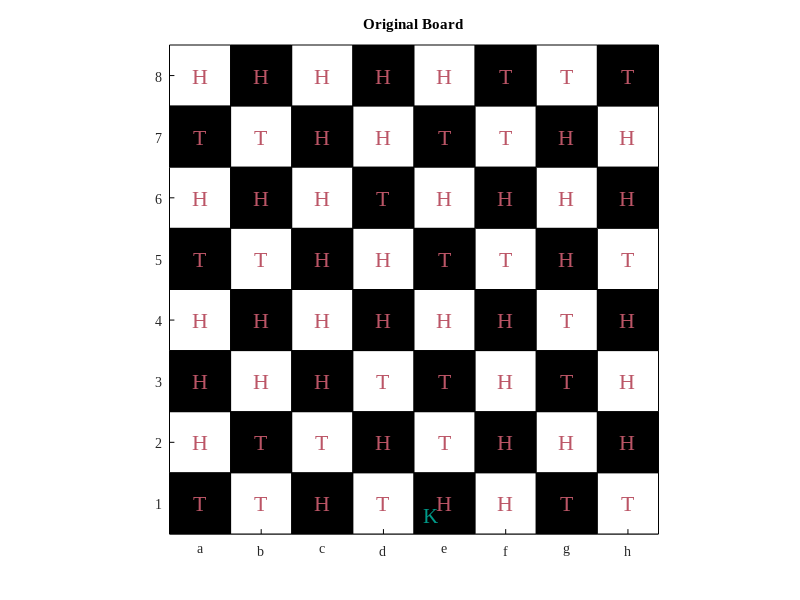
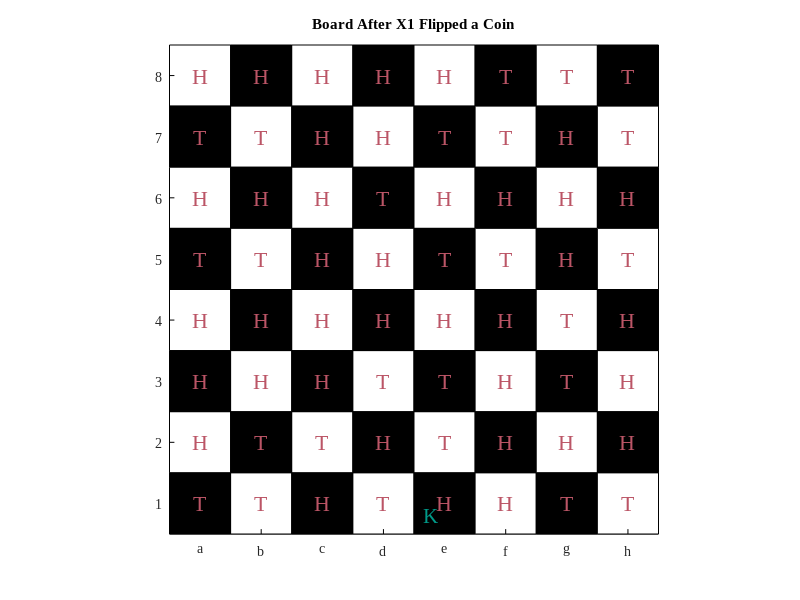

Write the MATLAB code that produced these figures, in order.
%% Q1 - Plot the Board
function Group8_Project()
q4_run_simulation(); % Run the full simulation for the project
end

function plot_board(board,key) % Visualize the 8x8 coin board and highlight the key location
figure;
hold on;
axis equal;
axis([0 8 0 8]);
set(gca, 'xtick', 0.5:1:7.5, 'xticklabel', {'a','b','c','d','e','f','g','h'},'FontName','Times New Roman');
set(gca, 'ytick', 0.5:1:7.5, 'yticklabel', {'1','2','3','4','5','6','7','8'},'FontName','Times New Roman');
title('Chessboard');

for row = 1:8
    for col = 1:8
        x = col - 1;
        y = 8 - row;

        if mod(row + col, 2) == 0
            color = [1 1 1];
        else
            color = [0 0 0];
        end

        rectangle('Position', [x, y, 1, 1], 'FaceColor', color, 'EdgeColor', 'k');

        symbol = 'T';
        if board(row, col) == 1
            symbol = 'H';
        end

        text(x + 0.5, y + 0.5, symbol, 'HorizontalAlignment', 'center', ...
            'VerticalAlignment', 'middle', 'FontSize', 16, 'Color', '#BB5566','FontName','Times New Roman');
    end
end

key_index = bin2dec(key);
row = 9 - (floor(key_index / 8) + 1);
col = mod(key_index, 8) + 1;
x = col - 1;
y = 8 - row;

text(x + 0.4, y + 0.43, 'K', 'HorizontalAlignment', 'right', ...
    'VerticalAlignment', 'top', 'FontSize', 15, 'Color', '#009988','FontName','Times New Roman');

for ytick = [1 3 5 7]
    y_in = 8 - ytick + 0.5;
    line([0, 0.08], [y_in, y_in], 'Color', 'k', 'LineWidth', 0.15);
end

for xtick = [2 4 6 8]
    x_in = xtick - 0.5;
    line([x_in, x_in], [0, 0.08], 'Color', 'k', 'LineWidth', 0.15);
end

hold off;
end

%% Q2 - State of the Board
function [state] = state_of_the_board(board)
board = flipud(board);
state = repmat('0', 1, 6);
coins = reshape(board.', [], 1);

for bit = 0:5
    total = 0;
    for index = 0:63
        if bitget(index, bit + 1)
            total = total + coins(index + 1);
        end
    end

    if mod(total, 2) == 1
        state(6 - bit) = '1';
    end
end
end

%% Q3 - Flip a Coin
function [board] = flip_a_coin(board,state,key_bin)
current_state_bits = state - '0';
key_bits = key_bin - '0';
diff_bits = xor(current_state_bits, key_bits);
flip_index = bin2dec(char(diff_bits + '0'));

row = floor(flip_index / 8) + 1;
col = mod(flip_index, 8) + 1;

row = 9 - row;

board(row, col) = ~board(row, col);
end

%% Q4 - Run Full Simulation
function q4_run_simulation()

close all;

% Generate a random board and key location
board = randi([0 1], 8, 8);
key_location = randi([0 63]);
key_binary = dec2bin(key_location, 6);
key_coord = binary_to_chess(key_binary);
fprintf('Original Key Location: Index = %d, Binary = %s (%s)\n', key_location, key_binary, key_coord);

% Plot original board
plot_board(board, key_binary);
title('Original Board');

% X1 computes board state and flips one coin
state_before = state_of_the_board(board);
new_board = flip_a_coin(board, state_before, key_binary);

% Plot flipped board
plot_board(new_board, key_binary);
title('Board After X1 Flipped a Coin');

% X2 computes state from flipped board to guess key
new_state = state_of_the_board(new_board);
guessed_location = bin2dec(new_state);
guessed_row = floor(guessed_location / 8) + 1;
guessed_col = mod(guessed_location, 8) + 1;
coord = binary_to_chess(new_state);
fprintf('X2 is guessing key location at row %d and column %d (%s)\n', guessed_row, guessed_col, coord);

% Confirm if X2 was correct
if guessed_location == key_location
    fprintf('Player X2 found the key!\n');
else
    fprintf('Player X2 did not find the key.\n');
end
end

function coord = binary_to_chess(binary_str)
index = bin2dec(binary_str);
col_labels = 'abcdefgh';
row_index = floor(index / 8) + 1;
col_index = mod(index, 8) + 1;
coord = sprintf('%c%d', col_labels(col_index), row_index);
end
